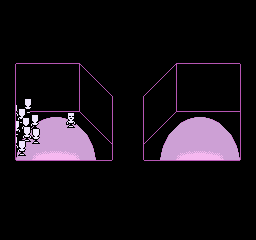

Tiled map render using the project's own tile images. Description and the whole map definition, tile-layer contents included, below:
An orthogonal 16x15 tile map with 16x16 px tiles, 4 tile layers (Floor, Shadows, Wall, Objects) and 14 objects.

<map version="1.2" tiledversion="1.3.1" orientation="orthogonal" renderorder="right-down" compressionlevel="0" width="16" height="15" tilewidth="16" tileheight="16" infinite="0" nextlayerid="7" nextobjectid="22">
 <tileset firstgid="1" source="Mall Tiles.tsx" />
 <layer id="1" name="Floor" width="16" height="15">
  <properties>
   <property name="unity:SortingLayer" value="Floor" />
  </properties>
  <data encoding="csv">
577,577,577,577,577,577,577,577,577,577,577,577,577,577,577,577,
577,577,577,577,577,577,577,577,577,577,577,577,577,577,577,577,
577,577,577,577,577,577,577,577,577,577,577,577,577,577,577,577,
577,577,577,577,577,577,577,577,577,577,577,577,577,577,577,577,
577,577,577,577,577,577,577,577,577,577,577,577,577,577,577,577,
577,577,577,577,577,577,577,577,577,577,577,577,577,577,577,577,
577,41,42,43,44,45,577,577,577,577,41,42,43,44,45,577,
577,57,58,59,60,61,577,577,577,577,57,58,59,60,61,577,
577,73,81,81,81,77,577,577,577,577,73,81,81,81,77,577,
577,89,81,81,81,93,577,577,577,577,89,81,81,81,93,577,
577,577,577,577,577,577,577,577,577,577,577,577,577,577,577,577,
577,577,577,577,577,577,577,577,577,577,577,577,577,577,577,577,
577,577,577,577,577,577,577,577,577,577,577,577,577,577,577,577,
577,577,577,577,577,577,577,577,577,577,577,577,577,577,577,577,
577,577,577,577,577,577,577,577,577,577,577,577,577,577,577,577
</data>
 </layer>
 <layer id="3" name="Shadows" width="16" height="15">
  <properties>
   <property name="unity:SortingLayer" value="Shadows" />
  </properties>
  <data encoding="csv">
0,0,0,0,0,0,0,0,0,0,0,0,0,0,0,0,
0,0,0,0,0,0,0,0,0,0,0,0,0,0,0,0,
0,0,0,0,0,0,0,0,0,0,0,0,0,0,0,0,
0,0,0,0,0,0,0,0,0,0,0,0,0,0,0,0,
0,0,0,0,0,0,0,0,0,0,0,0,0,0,0,0,
0,0,0,0,0,0,0,0,0,0,0,0,0,0,0,0,
0,0,0,0,0,0,0,0,0,0,0,0,0,0,0,0,
0,0,0,0,0,0,0,0,0,0,0,0,0,0,0,0,
0,0,0,0,0,0,0,0,0,0,0,0,0,0,0,0,
0,0,35,36,37,0,0,0,0,0,0,35,36,37,0,0,
0,0,0,0,0,0,0,0,0,0,0,0,0,0,0,0,
0,0,0,0,0,0,0,0,0,0,0,0,0,0,0,0,
0,0,0,0,0,0,0,0,0,0,0,0,0,0,0,0,
0,0,0,0,0,0,0,0,0,0,0,0,0,0,0,0,
0,0,0,0,0,0,0,0,0,0,0,0,0,0,0,0
</data>
 </layer>
 <layer id="2" name="Wall" width="16" height="15">
  <properties>
   <property name="unity:SortingLayer" value="Wall" />
  </properties>
  <data encoding="csv">
0,0,0,0,0,0,0,0,0,0,0,0,0,0,0,0,
0,0,0,0,0,0,0,0,0,0,0,0,0,0,0,0,
0,0,0,0,0,0,0,0,0,0,0,0,0,0,0,0,
0,25,25,25,25,0,0,0,0,0,0,25,25,25,25,0,
11,0,0,0,11,9,0,0,0,0,10,3221225483,0,0,0,12,
11,0,0,0,11,0,9,0,0,10,0,3221225483,0,0,0,12,
11,25,25,25,79,0,0,12,11,0,0,80,25,25,25,12,
11,0,0,0,0,9,0,12,11,0,10,0,0,0,0,12,
11,0,0,0,0,0,9,12,11,10,0,0,0,0,0,12,
11,0,0,0,0,0,0,12,11,0,0,0,0,0,0,12,
0,3221225497,3221225497,3221225497,3221225497,3221225497,3221225497,0,0,3221225497,3221225497,3221225497,3221225497,3221225497,3221225497,0,
0,0,0,0,0,0,0,0,0,0,0,0,0,0,0,0,
0,0,0,0,0,0,0,0,0,0,0,0,0,0,0,0,
0,0,0,0,0,0,0,0,0,0,0,0,0,0,0,0,
0,0,0,0,0,0,0,0,0,0,0,0,0,0,0,0
</data>
 </layer>
 <layer id="4" name="Objects" width="16" height="15">
  <properties>
   <property name="unity:SortingLayer" value="Objects" />
  </properties>
  <data encoding="csv">
0,0,0,0,0,0,0,0,0,0,0,0,0,0,0,0,
0,0,0,0,0,0,0,0,0,0,0,0,0,0,0,0,
0,0,0,0,0,0,0,0,0,0,0,0,0,0,0,0,
0,0,0,0,0,0,0,0,0,0,0,0,0,0,0,0,
0,0,0,0,0,0,0,0,0,0,0,0,0,0,0,0,
0,0,0,0,0,0,0,0,0,0,0,0,0,0,0,0,
0,421,422,0,0,0,0,0,0,0,0,0,0,0,0,0,
0,437,438,0,389,0,0,0,0,0,0,0,0,0,0,0,
0,453,454,0,0,0,0,0,0,0,0,0,0,0,0,0,
0,469,470,0,0,0,0,0,0,0,0,0,0,0,0,0,
0,0,0,0,0,0,0,0,0,0,0,0,0,0,0,0,
0,0,0,0,0,0,0,0,0,0,0,0,0,0,0,0,
0,0,0,0,0,0,0,0,0,0,0,0,0,0,0,0,
0,0,0,0,0,0,0,0,0,0,0,0,0,0,0,0,
0,0,0,0,0,0,0,0,0,0,0,0,0,0,0,0
</data>
 </layer>
 <objectgroup id="5" name="Collision">
  <object id="2" x="0" y="64" width="16" height="96" />
  <object id="3" x="0" y="160" width="256" height="80" />
  <object id="4" x="112" y="64" width="32" height="96" />
  <object id="5" x="0" y="0" width="256" height="64" />
  <object id="6" x="16" y="64" width="96" height="48" />
  <object id="7" x="144" y="64" width="96" height="48" />
  <object id="12" x="16" y="112" width="16" height="48" />
  <object id="15" x="32" y="112" width="16" height="48" />
  <object id="16" x="64" y="112" width="16" height="16" />
  <object id="19" x="240" y="64" width="16" height="96" />
  <object id="20" x="80" y="112">
   <polygon points="0,0 32,32 32,0" />
  </object>
  <object id="21" x="144" y="144">
   <polygon points="0,0 32,-32 0,-32" />
  </object>
 </objectgroup>
 <objectgroup color="#00ff00" id="6" name="Triggers">
  <properties>
   <property name="unity:IsTrigger" type="bool" value="true" />
  </properties>
  <object id="17" x="48" y="160" width="32" />
  <object id="18" x="176" y="160" width="48" />
 </objectgroup>
</map>